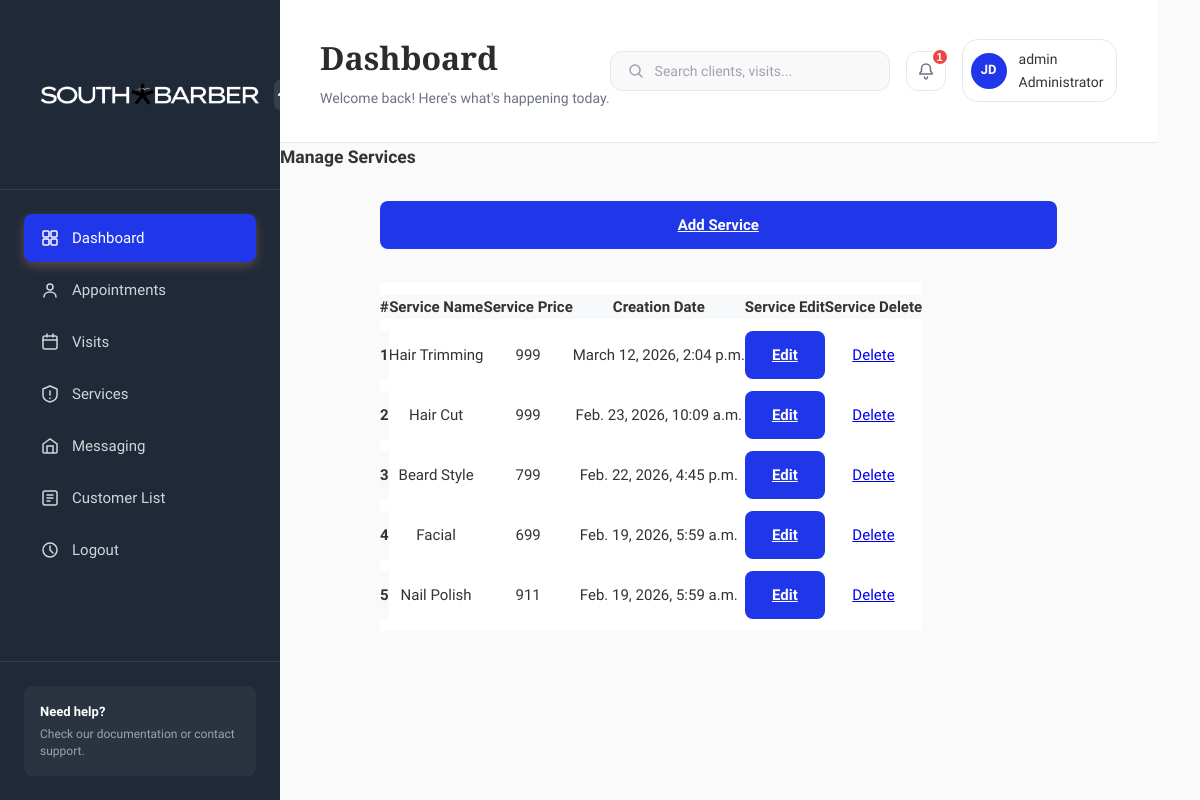
The app's page /adminsection/manageservices/ (signed in) with its own data.
### adminsection/models.py (models this page shows, shortened)
class User(AbstractUser):
    ROLE_CHOICES = (
        ('ADMIN', 'Admin'),
        ('MANAGER', 'Manager'),
        ('EMPLOYEE', 'Employee'),
        ('CUSTOMER', 'Customer'),
    )
    Role = models.CharField(max_length=20, choices=ROLE_CHOICES)
    Store = models.ForeignKey(Store, on_delete=models.SET_NULL, null=True, blank=True)

class Service(models.Model):
    ServiceName = models.CharField(max_length=25)
    Cost = models.PositiveIntegerField()
    TimeStamp = models.DateTimeField(auto_now_add=True)

### adminsection/views.py (the view)
# urls.py: path('manageservices/', views.manageservices, name='manageservices'),
@staff_member_required
def manageservices(request):
    Services = Service.objects.order_by('-TimeStamp')
    context = {
        'Services': Services
    }
    return render(request, 'adminsection/manage-services.html', context)

### templates/adminsection/manage-services.html (shortened to what this page needs)
{% extends 'adminsection/base.html' %}
{% load static %}
{% block content %}
<div id="page-wrapper">
	<div class="main-page">
		<div class="tables">
			<h3 class="title1">Manage Services</h3>
			<div class="table-container">
    			<div class="table-responsive">
                <div style="margin-bottom: 10px;">
                <a href="{% url 'addservices' %}" class="btn btn-primary">
                     Add Service
                </a>
                </div>
				<table class="table table-bordered">
					<thead>
						<tr>
							<th>#</th>
							<th>Service Name</th>
							<th>Service Price</th>
							<br>
							<th>Creation Date</th>
							<th>Service Edit</th>
                            <th>Service Delete</th>
						</tr>
					</thead>
					<tbody>
						{% for service in Services %}
						<tr>
							<th scope="row">{{ forloop.counter }}</th>
							<td>{{ service.ServiceName}}</td>
							<td>{{ service.Cost}}</td>
							<td>{{ service.TimeStamp}}</td>
							<td>
							<a href="{% url 'updateservice' service.id %}" class="btn btn-primary btn-sm">
								Edit
							</a>
							</td>
							<td>
							<a href="{% url 'delete_service' service.id %}"
							class="btn btn-danger btn-sm"
							onclick="return confirm('Are you sure you want to delete this Service?');">
								Delete
							</a>
							</td>
						</tr>
						{% endfor %}
					</tbody>
				</table>
			</div>
		</div>
	</div>
</div>
</div>
{% endblock %}

### templates/adminsection/base.html (shortened to what this page needs)
{% load static %}
<!DOCTYPE html>
<html lang="en">
<head>
    <link rel="stylesheet" href="{% static 'css/styles.css' %}">
</head>
<body>
    <html class="app-container">
        <aside class="sidebar">
            <div class="sidebar-header">
                <div class="logo">
                    <img src="{% static 'images/SOUTH BARBER LOGO.png' %}" alt="South Barber Logo" style="width:250px; height:125px;">
                </div>
                <button class="sidebar-toggle">
                    <svg width="20" height="20" viewBox="0 0 20 20" fill="none">
                        <path d="M15 10L10 5L5 10" stroke="currentColor" stroke-width="2" stroke-linecap="round"/>
                    </svg>
                </button>
            </div>
            <nav class="sidebar-nav">
                <a href="{% url 'dashboard' %}" class="nav-item active">
                    <span>Dashboard</span>
                </a>
                <a href="{% url 'allappointment' %}" class="nav-item">
                    <svg width="20" height="20" viewBox="0 0 20 20" fill="none">
                        <circle cx="10" cy="7" r="3" stroke="currentColor" stroke-width="1.5"/>
                        <path d="M4 17C4 14 6.5 12 10 12C13.5 12 16 14 16 17" stroke="currentColor" stroke-width="1.5" stroke-linecap="round"/>
                    </svg>
                    <span>Appointments</span>
                </a>
                <a href="visits.html" class="nav-item">
                    <svg width="20" height="20" viewBox="0 0 20 20" fill="none">
                        <rect x="3" y="4" width="14" height="13" rx="2" stroke="currentColor" stroke-width="1.5"/>
                        <path d="M7 2V5M13 2V5M3 8H17" stroke="currentColor" stroke-width="1.5" stroke-linecap="round"/>
                    </svg>
                    <span>Visits</span>
                </a>
                <a href="{% url 'manageservices' %}" class="nav-item">
                    <svg width="20" height="20" viewBox="0 0 20 20" fill="none">
                        <path d="M3 5L10 2L17 5V11C17 14.5 14 17 10 18C6 17 3 14.5 3 11V5Z" stroke="currentColor" stroke-width="1.5" stroke-linejoin="round"/>
                        <path d="M10 7V11M10 14V14.5" stroke="currentColor" stroke-width="1.5" stroke-linecap="round"/>
                    </svg>
                    <span>Services</span>
                </a>
                <a href="#" class="nav-item">
                    <svg width="20" height="20" viewBox="0 0 20 20" fill="none">
                        <path d="M3 8L10 3L17 8V16C17 16.5 16.5 17 16 17H4C3.5 17 3 16.5 3 16V8Z" stroke="currentColor" stroke-width="1.5"/>
                        <path d="M13 17V10H7V17" stroke="currentColor" stroke-width="1.5"/>
                    </svg>
                    <span>Messaging</span>
                </a>
                <a href="{% url 'customerlist' %}" class="nav-item">
                    <svg width="20" height="20" viewBox="0 0 20 20" fill="none">
                        <rect x="3" y="3" width="14" height="14" rx="2" stroke="currentColor" stroke-width="1.5"/>
                        <path d="M7 7H13M7 10H13M7 13H10" stroke="currentColor" stroke-width="1.5" stroke-linecap="round"/>
                    </svg>
                    <span>Customer List</span>
                </a>
                <a href="{% url 'logout' %}" class="nav-item">
                    <svg width="20" height="20" viewBox="0 0 20 20" fill="none">
                        <circle cx="10" cy="10" r="7" stroke="currentColor" stroke-width="1.5"/>
                        <path d="M10 6V10L13 13" stroke="currentColor" stroke-width="1.5" stroke-linecap="round"/>
                    </svg>
                    <span>Logout</span>
                </a>
            </nav>
            <div class="sidebar-footer">
                <div class="help-section">
                    <p class="help-title">Need help?</p>
                    <p class="help-text">Check our documentation or contact support.</p>
                </div>
            </div>
        </aside>
        <main class="main-content">
            <header class="header">
                <div class="header-left">
                    <h1 class="page-title">Dashboard</h1>
                    <p class="page-subtitle">Welcome back! Here's what's happening today.</p>
                </div>
                <div class="header-right">
                    <div class="search-box">
                        <svg width="18" height="18" viewBox="0 0 18 18" fill="none">
                            <circle cx="8" cy="8" r="5" stroke="currentColor" stroke-width="1.5"/>
                            <path d="M12 12L15 15" stroke="currentColor" stroke-width="1.5" stroke-linecap="round"/>
                        </svg>
                        <input type="text" placeholder="Search clients, visits...">
                    </div>
                    <button class="notification-btn">
                        <svg width="20" height="20" viewBox="0 0 20 20" fill="none">
                            <path d="M10 3C7.5 3 5.5 5 5.5 7.5V10L4 12V13H16V12L14.5 10V7.5C14.5 5 12.5 3 10 3Z" stroke="currentColor" stroke-width="1.5"/>
                            <path d="M8.5 16C8.5 17 9.5 18 10 18C10.5 18 11.5 17 11.5 16" stroke="currentColor" stroke-width="1.5" stroke-linecap="round"/>
                        </svg>
                        <span class="notification-badge">1</span>
                    </button>
                    <div class="user-menu">
                        {% if request.user.is_authenticated %}
                        <div class="user-avatar">JD</div>
                        <span class="user-name">
                            <p>{{ user.username }}</p>
                            {% if request.user.is_superuser %}
                            <span>Administrator </span>
                            {% else %}
                            <span>Staff</span>
                            {% endif %}
                                </span>
                        </div>
                        {% endif %}
                </div>
            </header>
            {% block content %}
            {% endblock %}
    </main>
</html>

### records on screen
User: username "admin"
Service: ServiceName "Hair Trimming", Cost "999", TimeStamp "March 12, 2026, 2:04 p.m."
Service: ServiceName "Hair Cut", Cost "999", TimeStamp "Feb. 23, 2026, 10:09 a.m."
Service: ServiceName "Beard Style", Cost "799", TimeStamp "Feb. 22, 2026, 4:45 p.m."
Service: ServiceName "Facial", Cost "699", TimeStamp "Feb. 19, 2026, 5:59 a.m."
Service: ServiceName "Nail Polish", Cost "911", TimeStamp "Feb. 19, 2026, 5:59 a.m."
